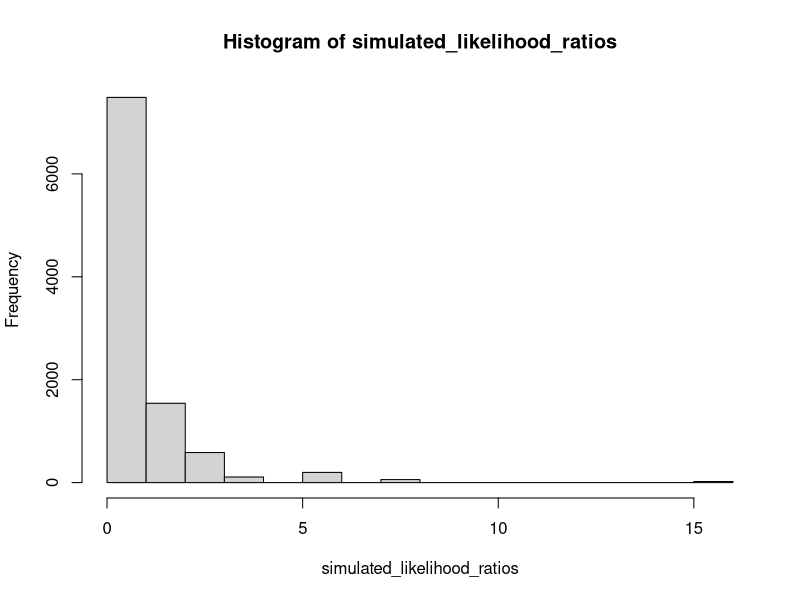

This chart was generated by the following R code:


# my jar of words contains 4 I, 4 am, and 2 Joe
jar <- c(4,4,2)

# my mug of words contains 3 I, 1 am, and 1 Joe
mug <- c(3,1,1)

# if I reach in and draw four words (with replacement) and get the sentence "I I am am",
# what's the probability that document would have been generated by the jar?
document <- c(2,2,0)

# six permutations:
# I I am am
# I am I am
# I am am I
# am am I I
# am I am I
# am I I am

# the probability I draw that vector of words = the number of permutations times the
# probability of each word
6 * 0.4 * 0.4 * 0.4 * 0.4

# this is built in to R with the dmultinom() function
dmultinom(x = document, prob = jar)

# now, what is P(document | mug)?
dmultinom(x = document, prob = mug)

# it's roughly twice as likely to have been generated by the jar as the mug.



## Is this "statistically significant"?
## In other words, is this a likelihood ratio we wouldn't expect to observe by chance?

# Null Hypothesis: It was drawn from the mug. If we draw 10,000 documents from the mug,
# what's the probability we get a likelihood ratio in favor of the jar as large or larger
# than the one we observed?
get_lr <- function(doc){
  dmultinom(x = doc, prob = jar) / dmultinom(x = doc, prob = mug)
}
get_lr(document)

# draw 10,000 documents from the mug using the rmultinom() function
draws <- rmultinom(n = 10000, size = 4, prob = mug)

simulated_likelihood_ratios <- apply(draws, 2, get_lr)

hist(simulated_likelihood_ratios)

# p-value is the probability of getting a likelihood ratio as large or larger
# than the one we observed
sum(simulated_likelihood_ratios > get_lr(document)) / length(simulated_likelihood_ratios)



## we can also look at the cosine similarity scores between these vectors.
## the most similar vectors have the smallest angle between them
# define cosine similarity
cosine_similarity <- function(x1, x2){
  sum(x1*x2) / sqrt(sum(x1^2)) / sqrt(sum(x2^2))
}

cosine_similarity(document, jar)
cosine_similarity(document, mug)

# the document is more similar to the jar vector than the mug vector,
# the same result we got from the multinomial model
